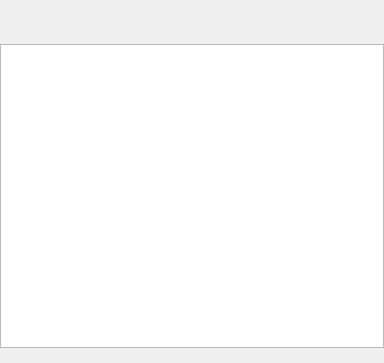
<?xml version="1.0" encoding="UTF-8"?>
<ui version="4.0">
 <class>SecondMenu</class>
 <widget class="QWidget" name="SecondMenu">
  <property name="geometry">
   <rect>
    <x>0</x>
    <y>0</y>
    <width>384</width>
    <height>363</height>
   </rect>
  </property>
  <property name="windowTitle">
   <string>Form</string>
  </property>
  <layout class="QVBoxLayout" name="verticalLayout_2">
   <property name="margin">
    <number>0</number>
   </property>
   <item>
    <spacer name="verticalSpacer">
     <property name="orientation">
      <enum>Qt::Vertical</enum>
     </property>
     <property name="sizeType">
      <enum>QSizePolicy::Fixed</enum>
     </property>
     <property name="sizeHint" stdset="0">
      <size>
       <width>20</width>
       <height>24</height>
      </size>
     </property>
    </spacer>
   </item>
   <item>
    <widget class="QLabel" name="title">
     <property name="styleSheet">
      <string notr="true"/>
     </property>
     <property name="text">
      <string/>
     </property>
     <property name="alignment">
      <set>Qt::AlignCenter</set>
     </property>
    </widget>
   </item>
   <item>
    <widget class="QListWidget" name="listWidget"/>
   </item>
   <item>
    <layout class="QVBoxLayout" name="verticalLayout">
     <property name="leftMargin">
      <number>10</number>
     </property>
     <property name="topMargin">
      <number>5</number>
     </property>
     <property name="rightMargin">
      <number>10</number>
     </property>
     <property name="bottomMargin">
      <number>10</number>
     </property>
    </layout>
   </item>
  </layout>
 </widget>
 <resources/>
 <connections/>
</ui>
